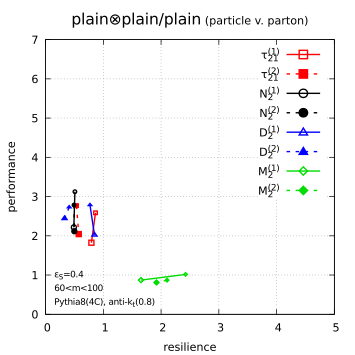

gnuplot code for this plot:
reset
set term pdfcairo enhanced size 9cm,9cm
set colors classic
set out 'shape-scan.pdf'

call 'defaults.gp'

eS=0.4

R=default_R
pt=default_pt
levelref=default_levelref
levelalt=default_levelalt
level=levelref.'_'.levelalt

reflabel=default_levelref_label
altlabel=default_levelalt_label


set xlabel 'resilience'
set xrange [0:5]

set ylabel 'performance'
set yrange [0:7]

set grid dt 3 lw 1

set label 102 '{/*0.8 Pythia8(4C), anti-k_t('.R.')}' left at graph 0.03,0.05
set label 103 '{/*0.8 60<m<100}'                     left at graph 0.03,0.10
set label 101 sprintf('{/*0.8 {/Symbol e}_S=%g',eS)  left at graph 0.03,0.15

m(shape)=sprintf('< grep -m1 "^#columns:" ../quality-measures/qualities-R'.R.'.res | sed "s/#columns: //"; grep %s ../quality-measures/qualities-R'.R.'.res',shape)

resilience ="1.0/sqrt(column('Bcorrection_'.level)**2+column('Scorrection_'.level)**2)"
performance="column('significance_'.levelref)"

set macros
set title reflabel.' v. '.altlabel 


groomers="ppp lll lpl lpp ttt tlt tpt tll tpl tpp trimmed"
groomer_labels='"plain{/Symbol \304}plain/plain" "loose{/Symbol \304}loose/loose" "loose{/Symbol \304}plain/loose" "loose{/Symbol \304}plain/plain" "tight{/Symbol \304}tight/tight" "tight{/Symbol \304}loose/tight" "tight{/Symbol \304}plain/tight" "tight{/Symbol \304}loose/loose" "tight{/Symbol \304}plain/loose" "tight{/Symbol \304}plain/plain" "trimmed"'

shapes="tau21_beta1 tau21_beta2 N2_beta1 N2_beta2 D2_beta1 D2_beta2 M2_beta1 M2_beta2"
shape_labels='"{/Symbol t}@_{21}^{(1)}" "{/Symbol t}@_{21}^{(2)}" "N@_2^{(1)}" "N@_2^{(2)}" "D@_2^{(1)}" "D@_2^{(2)}" "M@_2^{(1)}" "M@_2^{(2)}"'

set style line 1 dt 1 lc rgb "#ff0000" lw 2 pt 4
set style line 2 dt 2 lc rgb "#ff0000" lw 2 pt 5
set style line 3 dt 1 lc rgb "#000000" lw 2 pt 6
set style line 4 dt 2 lc rgb "#000000" lw 2 pt 7
set style line 5 dt 1 lc rgb "#0000ff" lw 2 pt 8
set style line 6 dt 2 lc rgb "#0000ff" lw 2 pt 9
set style line 7 dt 1 lc rgb "#00dd00" lw 2 pt 12
set style line 8 dt 2 lc rgb "#00dd00" lw 2 pt 13

set key spacing 1.5

# produce one plot for each grooming level
do for [igroomer=1:words(groomers)]{
    groomer=word(groomers,igroomer)
    set title '{/*1.4 '.word(groomer_labels,igroomer).'} ('.reflabel.' v. '.altlabel.')'
    plot for [ishape=1:words(shapes)] m(word(shapes,ishape).'_'.groomer) u (@resilience):(@performance):((0.001*$2)**0.5*0.6) w linesp ls ishape ps variable t word(shape_labels,ishape) 
}
     
set out
